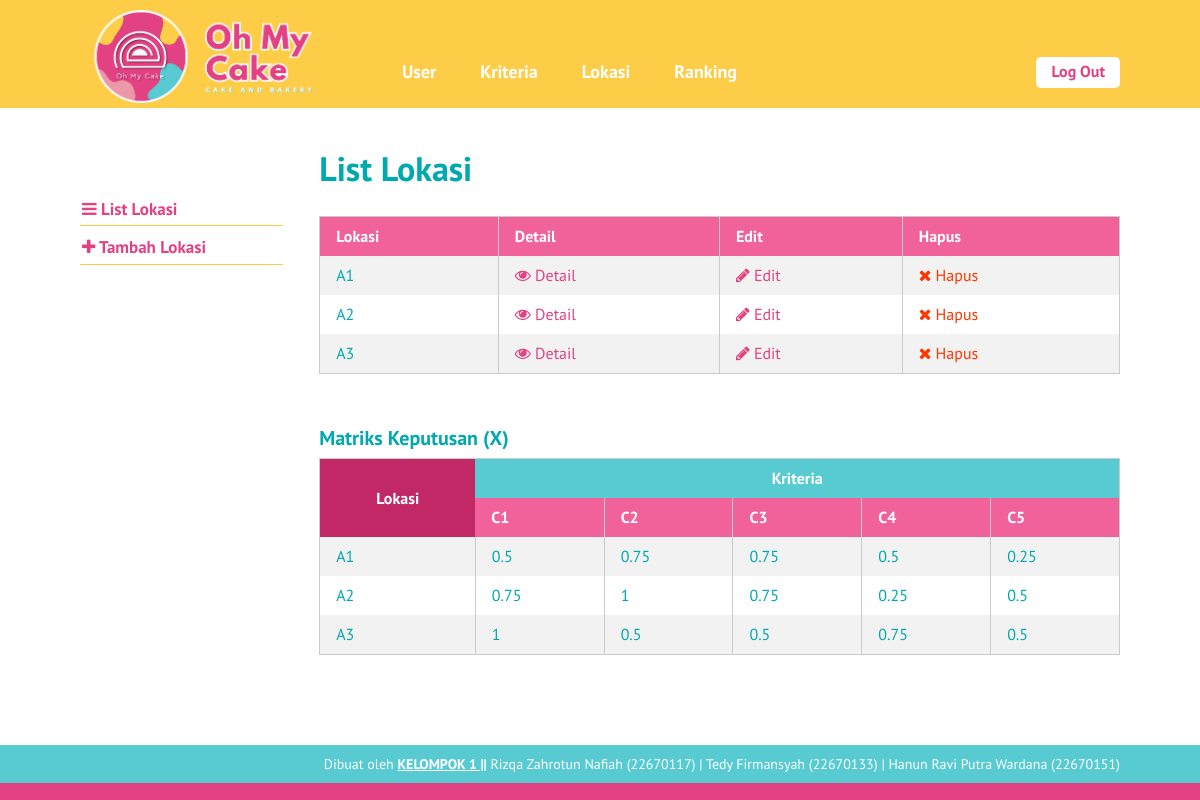
The page /list-lokasi.php (signed in) on the database its author committed.
### tables this page shows
CREATE TABLE `lokasi` (
  `id_lokasi` int(10) NOT NULL,
  `nama_kota` varchar(6) NOT NULL,
  `tanggal_input` date NOT NULL
);

CREATE TABLE `kriteria` (
  `id_kriteria` int(10) NOT NULL,
  `nama` varchar(30) NOT NULL,
  `type` enum('benefit','cost') NOT NULL,
  `bobot` float NOT NULL,
  `ada_pilihan` tinyint(1) DEFAULT NULL,
  `urutan_order` int(2) NOT NULL
);

CREATE TABLE `nilai_lokasi` (
  `id_nilai_lokasi` int(11) NOT NULL,
  `id_lokasi` int(10) NOT NULL,
  `id_kriteria` int(10) NOT NULL,
  `nilai` float NOT NULL
);

### list-lokasi.php (the view, shortened to what this page needs)
<?php require_once('includes/init.php'); ?>
<?php
require_once('template-parts/header.php');
?>
	<div class="main-content-row">
	<div class="container clearfix">
		<?php include_once('template-parts/sidebar-lokasi.php'); ?>
		<div class="main-content the-content">
			<h1>List Lokasi</h1>
			<?php
			$query = $pdo->prepare('SELECT * FROM lokasi');
			$query->execute();
			$query->setFetchMode(PDO::FETCH_ASSOC);
			if($query->rowCount() > 0):
			?>
			<table class="pure-table pure-table-striped">
				<thead>
					<tr>
						<th>Lokasi</th>
						<th>Detail</th>
						<th>Edit</th>
						<th>Hapus</th>
					</tr>
				</thead>
				<tbody>
					<?php while($hasil = $query->fetch()): ?>
						<tr>
							<td><?php echo $hasil['nama_kota']; ?></td>
							<td><a href="single-lokasi.php?id=<?php echo $hasil['id_lokasi']; ?>"><span class="fa fa-eye"></span> Detail</a></td>
							<td><a href="edit-lokasi.php?id=<?php echo $hasil['id_lokasi']; ?>"><span class="fa fa-pencil"></span> Edit</a></td>
							<td><a href="hapus-lokasi.php?id=<?php echo $hasil['id_lokasi']; ?>" class="red yaqin-hapus"><span class="fa fa-times"></span> Hapus</a></td>
						</tr>
					<?php endwhile; ?>
				</tbody>
			</table>
			<?php
			$query = $pdo->prepare('SELECT id_kriteria, nama, type, bobot FROM kriteria
				ORDER BY urutan_order ASC');
			$query->execute();
			$kriterias = $query->fetchAll(PDO::FETCH_GROUP|PDO::FETCH_UNIQUE);
			$query2 = $pdo->prepare('SELECT id_lokasi, nama_kota FROM lokasi');
			$query2->execute();
			$query2->setFetchMode(PDO::FETCH_ASSOC);
			$lokasis = $query2->fetchAll();
			?>
			<h3>Matriks Keputusan (X)</h3>
			<table class="pure-table pure-table-striped">
				<thead>
					<tr class="super-top">
						<th rowspan="2" class="super-top-left">Lokasi</th>
						<th colspan="<?php echo count($kriterias); ?>">Kriteria</th>
					</tr>
					<tr>
						<?php foreach($kriterias as $kriteria ): ?>
							<th><?php echo $kriteria['nama']; ?></th>
						<?php endforeach; ?>
					</tr>
				</thead>
				<tbody>
					<?php foreach($lokasis as $lokasi): ?>
						<tr>
							<td><?php echo $lokasi['nama_kota']; ?></td>
							<?php
							$query3 = $pdo->prepare('SELECT id_kriteria, nilai FROM nilai_lokasi
								WHERE id_lokasi = :id_lokasi');
							$query3->execute(array(
								'id_lokasi' => $lokasi['id_lokasi']
							));
							$query3->setFetchMode(PDO::FETCH_ASSOC);
							$nilais = $query3->fetchAll(PDO::FETCH_GROUP|PDO::FETCH_UNIQUE);
							foreach($kriterias as $id_kriteria => $values):
								echo '<td>';
								if(isset($nilais[$id_kriteria])) {
									echo $nilais[$id_kriteria]['nilai'];
									$kriterias[$id_kriteria]['nilai'][$lokasi['id_lokasi']] = $nilais[$id_kriteria]['nilai'];
								} else {
									echo 0;
									$kriterias[$id_kriteria]['nilai'][$lokasi['id_lokasi']] = 0;
								}
								if(isset($kriterias[$id_kriteria]['tn_kuadrat'])){
									$kriterias[$id_kriteria]['tn_kuadrat'] += pow($kriterias[$id_kriteria]['nilai'][$lokasi['id_lokasi']], 2);
								} else {
									$kriterias[$id_kriteria]['tn_kuadrat'] = pow($kriterias[$id_kriteria]['nilai'][$lokasi['id_lokasi']], 2);
								}
								echo '</td>';
							endforeach;
							?>
						</tr>
					<?php endforeach; ?>
				</tbody>
			</table>
			<?php else: ?>
				<p>Maaf, belum ada data untuk Lokasi.</p>
			<?php endif; ?>
		</div>
	</div>
	</div>
<?php
require_once('template-parts/footer.php');

### stylesheets/style.css (style rules this page uses)
html,body,div,span,applet,object,iframe,h1,h2,h3,h4,h5,h6,p,blockquote,pre,a,abbr,acronym,address,big,cite,code,del,dfn,em,img,ins,kbd,q,s,samp,small,strike,strong,sub,sup,tt,var,b,u,i,center,dl,dt,dd,ol,ul,li,fieldset,form,label,legend,table,caption,tbody,tfoot,thead,tr,th,td,article,aside,canvas,details,embed,figure,figcaption,footer,header,hgroup,menu,nav,output,ruby,section,summary,time,mark,audio,video { margin:0;padding:0;border:0;font-size:100%;vertical-align:baseline }
body { line-height:1 }
table { border-collapse:collapse;border-spacing:0 }
*,*:before,*:after { -moz-box-sizing:border-box;-webkit-box-sizing:border-box;box-sizing:border-box }
.clearfix:before,.clearfix:after { content:" ";display:table }
.clear,.clearfix:after { clear:both }
a { color:#E24282;text-decoration:none }
.container { max-width:1100px;margin:0 auto;position:relative;padding:0 30px }
body { background:#E24282;font-family:"PT Sans",sans-serif;color:#00a8b0;font-size:14px;line-height:1.3;font-weight:500 }
h1,h2,h3,h4,h5,h6 { font-weight:300 }
.pure-table { border-collapse:collapse;border-spacing:0;empty-cells:show;border:1px solid #cbcbcb;width:100% }
.pure-table td,.pure-table th { border-left:1px solid #cbcbcb;border-width:0 0 0 1px;font-size:inherit;margin:0;overflow:visible;padding:0.5em 1em }
.pure-table tr.super-top th { background:#58CBD2;color:#fff;text-align:center;vertical-align:middle;border:0 }
.pure-table tr.super-top th.super-top-left { background:#c22866 }
.pure-table th.super-top-left { background:#c22866 }
.pure-table td:first-child,.pure-table th:first-child { border-left-width:0 }
.pure-table thead { background-color:#f1619a;color:#fff;text-align:left;vertical-align:bottom }
.pure-table thead th { color:#fff }
.pure-table td { background-color:transparent }
.pure-table-striped tr:nth-child(2n-1) td { background-color:#f2f2f2 }
.the-content { font-size:16px;line-height:1.42857 }
.the-content a { color:#E24282 }
.the-content h1,.the-content h2,.the-content h3,.the-content h4,.the-content h5,.the-content h6 { font-weight:700 }
.the-content h1 { font-size:34px;margin:0.8em 0 0.8em;padding:0;line-height:1.2 }
.the-content h3 { font-size:20px;margin:0.8em 0 0.3em }
.the-content blockquote,.the-content table,.the-content p,.the-content ul,.the-content ol,.the-content dd,.the-content pre,.the-content iframe,.the-content .flxmap-container,.the-content hr { margin-bottom:1em }
.the-content table { margin-bottom:50px }
.the-content>h1:first-child,.the-content>h3:first-child,.the-content>h2:first-child { margin-top:0 }
.fa { display:inline-block;font:normal normal normal 14px/1 FontAwesome;font-size:inherit;text-rendering:auto;-webkit-font-smoothing:antialiased;-moz-osx-font-smoothing:grayscale }
.fa-remove:before,.fa-close:before,.fa-times:before { content:"\f00d" }
.fa-pencil:before { content:"\f040" }
.fa-eye:before { content:"\f06e" }
button,a { -webkit-transition:all .2s ease;-moz-transition:all .2s ease;-o-transition:all .2s ease;transition:all 0.2s ease }
span.red,a.red,.the-content span.red,.the-content a.red { color:#ff3600 }
.main-content { float:right;width:77%;padding:40px 0 }

### rows shown on the page
lokasi: nama_kota "A1"
lokasi: nama_kota "A2"
lokasi: nama_kota "A3"
kriteria: nama "C1", nilai "1"
kriteria: nama "C2", nilai "0.75"
kriteria: nama "C3", nilai "0.5"
kriteria: nama "C4", nilai "0.25"
kriteria: nama "C5", nilai "0.5"
nilai_lokasi: nilai "0.5"
nilai_lokasi: nilai "0.75"
nilai_lokasi: nilai "0.5"
nilai_lokasi: nilai "0.25"
nilai_lokasi: nilai "0.75"
nilai_lokasi: nilai "1"
nilai_lokasi: nilai "0.5"
nilai_lokasi: nilai "0.75"
